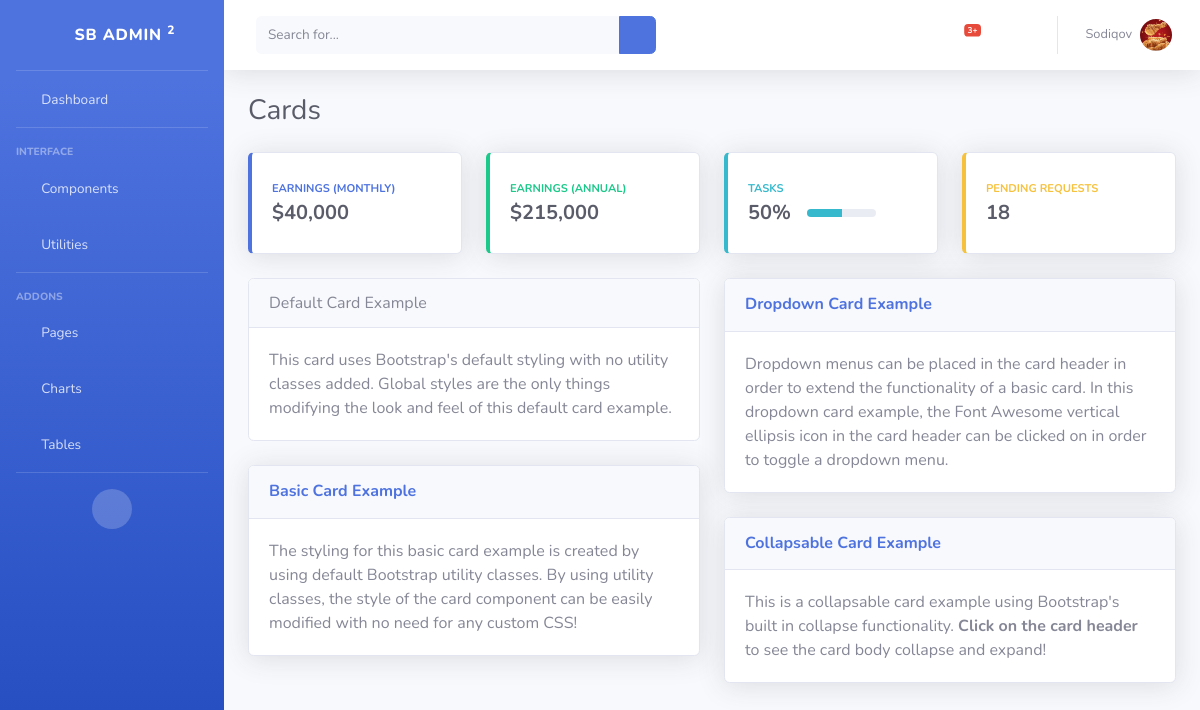
Screenshot of /dashboard/cards/ (signed in) with the database file from the repository.
### furn/models.py (models this page shows, shortened)
class MyUser(AbstractUser):
    username = None
    email = models.EmailField(unique=True)
    USERNAME_FIELD = 'email'
    REQUIRED_FIELDS = ['first_name', 'last_name']
    is_organiser = models.BooleanField(default=False)
    is_agent = models.BooleanField(default=False)

class Profile(models.Model):
    class Meta:
        verbose_name = "My profile"
        verbose_name_plural = "Profile"
    sell = models.IntegerField(default=0)
    bio = models.CharField(max_length=100, default="biooo")
    phone_number = models.IntegerField(default=998949949494)
    custome_user = models.OneToOneField(MyUser, on_delete=models.CASCADE)
    image = models.ImageField(default='arrivals5.png', upload_to = "profile")

### dashboard/views.py (the view)
# urls.py: path('cards/', cards, name='cards'),
def cards(request):
    return render(request, 'dashboard/includes/cards.html')

### templates/dashboard/includes/cards.html (shortened to what this page needs)
{% extends 'dashboard/layouts/base.html' %}
{% load static %}
{% block contend %}
                <div class="container-fluid">
                    <div class="d-sm-flex align-items-center justify-content-between mb-4">
                        <h1 class="h3 mb-0 text-gray-800">Cards</h1>
                    </div>
                    <div class="row">
                        <div class="col-xl-3 col-md-6 mb-4">
                            <div class="card border-left-primary shadow h-100 py-2">
                                <div class="card-body">
                                    <div class="row no-gutters align-items-center">
                                        <div class="col mr-2">
                                            <div class="text-xs font-weight-bold text-primary text-uppercase mb-1">
                                                Earnings (Monthly)</div>
                                            <div class="h5 mb-0 font-weight-bold text-gray-800">$40,000</div>
                                        </div>
                                        <div class="col-auto">
                                            <i class="fas fa-calendar fa-2x text-gray-300"></i>
                                        </div>
                                    </div>
                                </div>
                            </div>
                        </div>
                        <div class="col-xl-3 col-md-6 mb-4">
                            <div class="card border-left-success shadow h-100 py-2">
                                <div class="card-body">
                                    <div class="row no-gutters align-items-center">
                                        <div class="col mr-2">
                                            <div class="text-xs font-weight-bold text-success text-uppercase mb-1">
                                                Earnings (Annual)</div>
                                            <div class="h5 mb-0 font-weight-bold text-gray-800">$215,000</div>
                                        </div>
                                        <div class="col-auto">
                                            <i class="fas fa-dollar-sign fa-2x text-gray-300"></i>
                                        </div>
                                    </div>
                                </div>
                            </div>
                        </div>
                        <div class="col-xl-3 col-md-6 mb-4">
                            <div class="card border-left-info shadow h-100 py-2">
                                <div class="card-body">
                                    <div class="row no-gutters align-items-center">
                                        <div class="col mr-2">
                                            <div class="text-xs font-weight-bold text-info text-uppercase mb-1">Tasks
                                            </div>
                                            <div class="row no-gutters align-items-center">
                                                <div class="col-auto">
                                                    <div class="h5 mb-0 mr-3 font-weight-bold text-gray-800">50%</div>
                                                </div>
                                                <div class="col">
                                                    <div class="progress progress-sm mr-2">
                                                        <div class="progress-bar bg-info" role="progressbar"
                                                            style="width: 50%" aria-valuenow="50" aria-valuemin="0"
                                                            aria-valuemax="100"></div>
                                                    </div>
                                                </div>
                                            </div>
                                        </div>
                                        <div class="col-auto">
                                            <i class="fas fa-clipboard-list fa-2x text-gray-300"></i>
                                        </div>
                                    </div>
                                </div>
                            </div>
                        </div>
                        <div class="col-xl-3 col-md-6 mb-4">
                            <div class="card border-left-warning shadow h-100 py-2">
                                <div class="card-body">
                                    <div class="row no-gutters align-items-center">
                                        <div class="col mr-2">
                                            <div class="text-xs font-weight-bold text-warning text-uppercase mb-1">
                                                Pending Requests</div>
                                            <div class="h5 mb-0 font-weight-bold text-gray-800">18</div>
                                        </div>
                                        <div class="col-auto">
                                            <i class="fas fa-comments fa-2x text-gray-300"></i>
                                        </div>
                                    </div>
                                </div>
                            </div>
                        </div>
                    </div>
                    <div class="row">
                        <div class="col-lg-6">
                            <div class="card mb-4">
                                <div class="card-header">
                                    Default Card Example
                                </div>
                                <div class="card-body">
                                    This card uses Bootstrap's default styling with no utility classes added. Global
                                    styles are the only things modifying the look and feel of this default card example.
                                </div>
                            </div>
                            <div class="card shadow mb-4">
                                <div class="card-header py-3">
                                    <h6 class="m-0 font-weight-bold text-primary">Basic Card Example</h6>
                                </div>
                                <div class="card-body">
                                    The styling for this basic card example is created by using default Bootstrap
                                    utility classes. By using utility classes, the style of the card component can be
                                    easily modified with no need for any custom CSS!
                                </div>
                            </div>
                        </div>
                        <div class="col-lg-6">
                            <div class="card shadow mb-4">
                                <div
                                    class="card-header py-3 d-flex flex-row align-items-center justify-content-between">
                                    <h6 class="m-0 font-weight-bold text-primary">Dropdown Card Example</h6>
                                    <div class="dropdown no-arrow">
                                        <a class="dropdown-toggle" href="#" role="button" id="dropdownMenuLink"
                                            data-toggle="dropdown" aria-haspopup="true" aria-expanded="false">
                                            <i class="fas fa-ellipsis-v fa-sm fa-fw text-gray-400"></i>
                                        </a>
                                    </div>
                                </div>
                                <div class="card-body">
                                    Dropdown menus can be placed in the card header in order to extend the functionality
                                    of a basic card. In this dropdown card example, the Font Awesome vertical ellipsis
                                    icon in the card header can be clicked on in order to toggle a dropdown menu.
                                </div>
                            </div>
                            <div class="card shadow mb-4">
                                <a href="#collapseCardExample" class="d-block card-header py-3" data-toggle="collapse"
                                    role="button" aria-expanded="true" aria-controls="collapseCardExample">
                                    <h6 class="m-0 font-weight-bold text-primary">Collapsable Card Example</h6>
                                </a>
                                <div class="collapse show" id="collapseCardExample">
                                    <div class="card-body">
                                        This is a collapsable card example using Bootstrap's built in collapse
                                        functionality. <strong>Click on the card header</strong> to see the card body
                                        collapse and expand!
                                    </div>
                                </div>
                            </div>
                        </div>
                    </div>
                </div>
{% endblock %}

### templates/dashboard/layouts/base.html (shortened to what this page needs)
{% load static %}
    <!DOCTYPE html>
    <html lang="en">
    <head>
        <link href="{% static 'vendor/fontawesome-free/css/all.min.css' %}" rel="stylesheet" type="text/css">
        <link href="{% static 'css/sb-admin-2.min.css' %}" rel="stylesheet">
    </head>
    <body>
        <div id="wrapper">
                <ul class="navbar-nav bg-gradient-primary sidebar sidebar-dark accordion" id="accordionSidebar">
                <a class="sidebar-brand d-flex align-items-center justify-content-center" href="{% url 'dashboard:home' %}">
                    <div class="sidebar-brand-icon rotate-n-15">
                        <i class="fas fa-laugh-wink"></i>
                    </div>
                    <div class="sidebar-brand-text mx-3">SB Admin <sup>2</sup></div>
                </a>
                <hr class="sidebar-divider my-0">
                <li class="nav-item">
                    <a class="nav-link" href="{% url 'dashboard:home' %}">
                        <i class="fas fa-fw fa-tachometer-alt"></i>
                        <span>Dashboard</span></a>
                </li>
                <hr class="sidebar-divider">
                <div class="sidebar-heading">
                    Interface
                </div>
                <li class="nav-item">
                    <a class="nav-link collapsed" href="#" data-toggle="collapse" data-target="#collapseTwo"
                        aria-expanded="true" aria-controls="collapseTwo">
                        <i class="fas fa-fw fa-cog"></i>
                        <span>Components</span>
                    </a>
                </li>
                <li class="nav-item">
                    <a class="nav-link collapsed" href="#" data-toggle="collapse" data-target="#collapseUtilities"
                     aria-controls="collapseUtilities">
                        <i class="fas fa-fw fa-wrench"></i>
                        <span>Utilities</span>
                    </a>
                </li>
                <hr class="sidebar-divider">
                <div class="sidebar-heading">
                    Addons
                </div>
                <li class="nav-item">
                    <a class="nav-link collapsed" href="#" data-toggle="collapse" data-target="#collapsePages"
                        aria-expanded="true" aria-controls="collapsePages">
                        <i class="fas fa-fw fa-folder"></i>
                        <span>Pages</span>
                    </a>
                </li>
                <li class="nav-item">
                    <a class="nav-link" href="{% url 'dashboard:charts' %}">
                        <i class="fas fa-fw fa-chart-area"></i>
                        <span>Charts</span></a>
                </li>
                <li class="nav-item">
                    <a class="nav-link" href="{% url 'dashboard:tables' %}">
                        <i class="fas fa-fw fa-table"></i>
                        <span>Tables</span></a>
                </li>
                <hr class="sidebar-divider d-none d-md-block">
                <div class="text-center d-none d-md-inline">
                    <button class="rounded-circle border-0" id="sidebarToggle"></button>
                </div>
                </ul>
                <div id="content-wrapper" class="d-flex flex-column">
                <div id="content">
                    <nav class="navbar navbar-expand navbar-light bg-white topbar mb-4 static-top shadow">
                        <form
                            class="d-none d-sm-inline-block form-inline mr-auto ml-md-3 my-2 my-md-0 mw-100 navbar-search" method="GET">
                            <div class="input-group">
                                <input type="text" name="search" class="form-control bg-light border-0 small" placeholder="Search for..."
                                    aria-label="Search" aria-describedby="basic-addon2">
                                <div class="input-group-append">
                                    <button class="btn btn-primary" type="button">
                                        <i class="fas fa-search fa-sm"></i>
                                    </button>
                                </div>
                            </div>
                        </form>
                        <ul class="navbar-nav ml-auto">
                            <li class="nav-item dropdown no-arrow mx-1">
                                <a class="nav-link dropdown-toggle" href="#" id="alertsDropdown" role="button"
                                    data-toggle="dropdown" aria-haspopup="true" aria-expanded="false">
                                    <i class="fas fa-bell fa-fw"></i>
                                    <span class="badge badge-danger badge-counter">3+</span>
                                </a>
                            </li>
                            <li class="nav-item dropdown no-arrow mx-1">
                                <a class="nav-link dropdown-toggle" href="#" id="messagesDropdown" role="button"
                                    data-toggle="dropdown" aria-haspopup="true" aria-expanded="false">
                                    <i class="fas fa-envelope fa-fw"></i>
                                </a>
                            </li>
                            <li class="nav-item dropdown no-arrow">
                                <a class="nav-link dropdown-toggle" href="#" id="userDropdown" role="button"
                                    data-toggle="dropdown" aria-haspopup="true" aria-expanded="false">
                                    <span class="mr-2 d-none d-lg-inline text-gray-600 small">{{ request.user.first_name }}</span>
                                    <img class="img-profile rounded-circle"
                                        src="{{ request.user.profile.image.url }}">
                                </a>
                            </li>
                        </ul>
                    </nav>
                    {% block contend %}{% endblock %}
                </div>
                </div>
        </div>
    </body>
    </html>

### rows the page displays
MyUser: user.first_name "Sodiqov", user.profile.image (picture)
